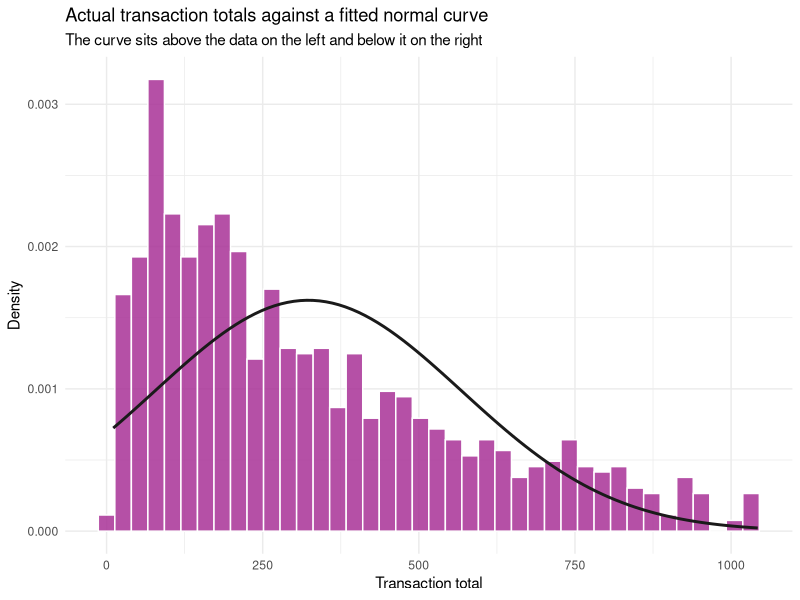

This figure's R source:
## ---- chunk 1
library(tidyverse)
library(readxl)

sales <- read_excel("../data/supermarket_sales.xlsx")

p_member <- mean(sales$`Customer type` == "Member")
## ---- chunk 2
p_ewallet <- mean(sales$Payment == "Ewallet")
p_ewallet

# "Fewer than 4" means 3 or fewer
pbinom(3, size = 15, prob = p_ewallet)
## ---- chunk 3
dpois(0, lambda = 2.5)
## ---- chunk 4
n <- 25
p <- 0.30

# a. Exactly 8
dbinom(8, size = n, prob = p)

# b. 10 or more  =  1 - P(9 or fewer)
1 - pbinom(9, size = n, prob = p)

# c. Expected value and standard deviation
tibble(
  expected = n * p,
  sd       = sqrt(n * p * (1 - p))
)
## ---- chunk 5
lambda <- 3

# a. Exactly 5
dpois(5, lambda = lambda)

# b. More than 6  =  1 - P(6 or fewer)
1 - ppois(6, lambda = lambda)
## ---- chunk 6
# c. Capacity planning table
tibble(
  capacity         = 3:9,
  prob_overwhelmed = round(1 - ppois(3:9, lambda = lambda), 4)
)
## ---- chunk 7
t_mean <- mean(sales$Total)
t_sd   <- sd(sales$Total)

tibble(mean = round(t_mean, 2), sd = round(t_sd, 2))

# a. Predicted by a normal model
predicted <- 1 - pnorm(800, mean = t_mean, sd = t_sd)

# b. Actually observed
actual <- mean(sales$Total > 800)

tibble(
  predicted = round(predicted, 4),
  actual    = round(actual, 4)
)
## ---- chunk 8
ggplot(sales, aes(x = Total)) +
  geom_histogram(aes(y = after_stat(density)), bins = 40,
                 fill = "#A83296", colour = "white", alpha = 0.85) +
  stat_function(fun = dnorm, args = list(mean = t_mean, sd = t_sd),
                colour = "#1A1A1A", linewidth = 1) +
  labs(title = "Actual transaction totals against a fitted normal curve",
       subtitle = "The curve sits above the data on the left and below it on the right",
       x = "Transaction total", y = "Density") +
  theme_minimal()
## ---- chunk 9
sales |>
  mutate(
    total_z  = (Total - mean(Total)) / sd(Total),
    rating_z = (Rating - mean(Rating)) / sd(Rating)
  ) |>
  summarise(
    max_total     = max(Total),
    max_total_z   = round(max(total_z), 3),
    max_rating    = max(Rating),
    max_rating_z  = round(max(rating_z), 3)
  )
